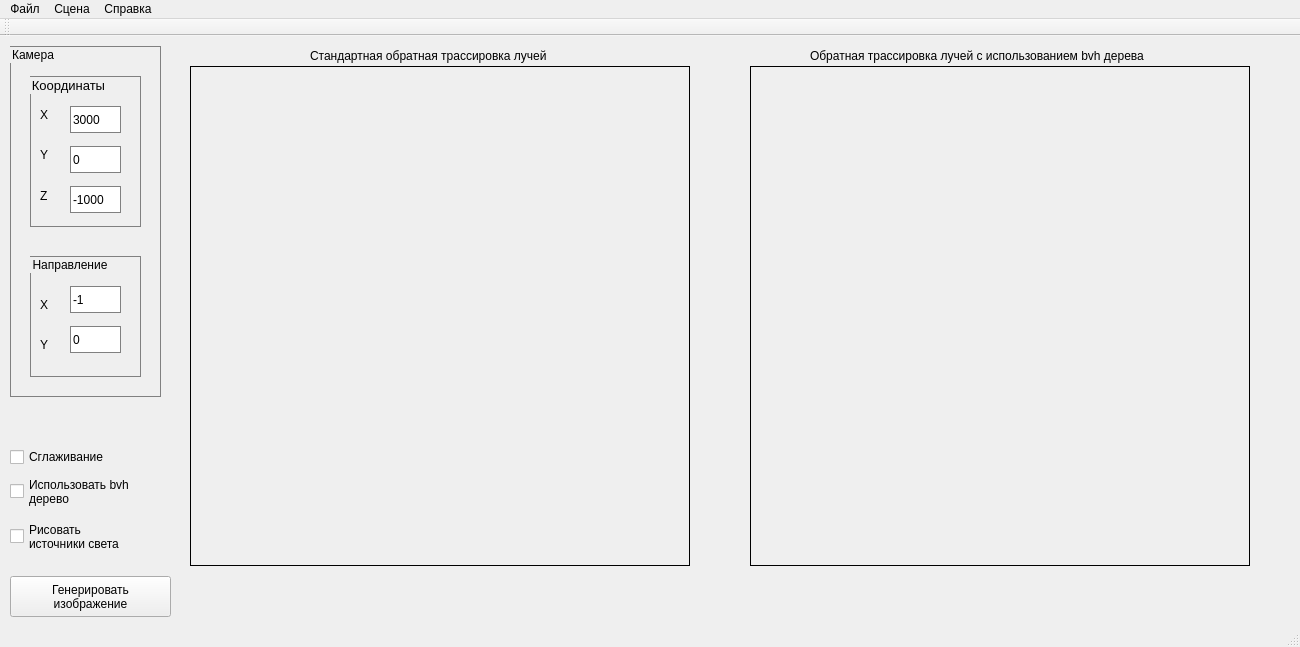
<?xml version="1.0" encoding="UTF-8"?>
<ui version="4.0">
 <class>MainWindow</class>
 <widget class="QMainWindow" name="MainWindow">
  <property name="geometry">
   <rect>
    <x>0</x>
    <y>0</y>
    <width>1300</width>
    <height>647</height>
   </rect>
  </property>
  <property name="windowTitle">
   <string>Курсовая работа</string>
  </property>
  <widget class="QWidget" name="centralWidget">
   <widget class="QGroupBox" name="CameraGroupBox">
    <property name="geometry">
     <rect>
      <x>10</x>
      <y>10</y>
      <width>151</width>
      <height>351</height>
     </rect>
    </property>
    <property name="styleSheet">
     <string notr="true">border: 1px solid gray;</string>
    </property>
    <property name="title">
     <string>Камера</string>
    </property>
    <property name="flat">
     <bool>true</bool>
    </property>
    <property name="checkable">
     <bool>false</bool>
    </property>
    <widget class="QGroupBox" name="CameraCoodinates">
     <property name="enabled">
      <bool>true</bool>
     </property>
     <property name="geometry">
      <rect>
       <x>20</x>
       <y>30</y>
       <width>111</width>
       <height>151</height>
      </rect>
     </property>
     <property name="font">
      <font>
       <family>Ubuntu</family>
       <pointsize>10</pointsize>
       <stylestrategy>PreferAntialias</stylestrategy>
       <kerning>true</kerning>
      </font>
     </property>
     <property name="focusPolicy">
      <enum>Qt::NoFocus</enum>
     </property>
     <property name="contextMenuPolicy">
      <enum>Qt::NoContextMenu</enum>
     </property>
     <property name="layoutDirection">
      <enum>Qt::LeftToRight</enum>
     </property>
     <property name="autoFillBackground">
      <bool>false</bool>
     </property>
     <property name="styleSheet">
      <string notr="true">border: 1px solid gray;</string>
     </property>
     <property name="title">
      <string>Координаты</string>
     </property>
     <property name="alignment">
      <set>Qt::AlignLeading|Qt::AlignLeft|Qt::AlignVCenter</set>
     </property>
     <property name="flat">
      <bool>false</bool>
     </property>
     <property name="checkable">
      <bool>false</bool>
     </property>
     <widget class="QLineEdit" name="CameraPosXEdit">
      <property name="geometry">
       <rect>
        <x>40</x>
        <y>30</y>
        <width>51</width>
        <height>27</height>
       </rect>
      </property>
      <property name="text">
       <string>3000</string>
      </property>
     </widget>
     <widget class="QLineEdit" name="CameraPosYEdit">
      <property name="geometry">
       <rect>
        <x>40</x>
        <y>70</y>
        <width>51</width>
        <height>27</height>
       </rect>
      </property>
      <property name="text">
       <string>0</string>
      </property>
     </widget>
     <widget class="QLineEdit" name="CameraPosZEdit">
      <property name="geometry">
       <rect>
        <x>40</x>
        <y>110</y>
        <width>51</width>
        <height>27</height>
       </rect>
      </property>
      <property name="text">
       <string>-1000</string>
      </property>
     </widget>
     <widget class="QLabel" name="label">
      <property name="geometry">
       <rect>
        <x>10</x>
        <y>30</y>
        <width>16</width>
        <height>17</height>
       </rect>
      </property>
      <property name="styleSheet">
       <string notr="true">border: 0px;

</string>
      </property>
      <property name="text">
       <string>X</string>
      </property>
     </widget>
     <widget class="QLabel" name="label_9">
      <property name="geometry">
       <rect>
        <x>10</x>
        <y>70</y>
        <width>16</width>
        <height>17</height>
       </rect>
      </property>
      <property name="styleSheet">
       <string notr="true">border: 0px;

</string>
      </property>
      <property name="text">
       <string>Y</string>
      </property>
     </widget>
     <widget class="QLabel" name="label_10">
      <property name="geometry">
       <rect>
        <x>10</x>
        <y>110</y>
        <width>20</width>
        <height>20</height>
       </rect>
      </property>
      <property name="styleSheet">
       <string notr="true">border: 0px;

</string>
      </property>
      <property name="text">
       <string>Z</string>
      </property>
     </widget>
    </widget>
    <widget class="QGroupBox" name="groupBox">
     <property name="geometry">
      <rect>
       <x>20</x>
       <y>210</y>
       <width>111</width>
       <height>121</height>
      </rect>
     </property>
     <property name="title">
      <string>Направление</string>
     </property>
     <widget class="QLineEdit" name="CameraDirXEdit">
      <property name="geometry">
       <rect>
        <x>40</x>
        <y>30</y>
        <width>51</width>
        <height>27</height>
       </rect>
      </property>
      <property name="text">
       <string>-1</string>
      </property>
     </widget>
     <widget class="QLineEdit" name="CameraDirYEdit">
      <property name="geometry">
       <rect>
        <x>40</x>
        <y>70</y>
        <width>51</width>
        <height>27</height>
       </rect>
      </property>
      <property name="text">
       <string>0</string>
      </property>
     </widget>
     <widget class="QLabel" name="label_4">
      <property name="geometry">
       <rect>
        <x>10</x>
        <y>40</y>
        <width>16</width>
        <height>17</height>
       </rect>
      </property>
      <property name="styleSheet">
       <string notr="true">border: 0px;

</string>
      </property>
      <property name="text">
       <string>X</string>
      </property>
     </widget>
     <widget class="QLabel" name="label_8">
      <property name="geometry">
       <rect>
        <x>10</x>
        <y>80</y>
        <width>16</width>
        <height>17</height>
       </rect>
      </property>
      <property name="styleSheet">
       <string notr="true">border: 0px;

</string>
      </property>
      <property name="text">
       <string>Y</string>
      </property>
     </widget>
    </widget>
   </widget>
   <widget class="QCheckBox" name="SmoothCheckBox">
    <property name="geometry">
     <rect>
      <x>10</x>
      <y>410</y>
      <width>151</width>
      <height>22</height>
     </rect>
    </property>
    <property name="text">
     <string>Сглаживание</string>
    </property>
   </widget>
   <widget class="QPushButton" name="GeneratePicButton">
    <property name="geometry">
     <rect>
      <x>10</x>
      <y>540</y>
      <width>161</width>
      <height>41</height>
     </rect>
    </property>
    <property name="text">
     <string>Генерировать 
изображение</string>
    </property>
   </widget>
   <widget class="QCheckBox" name="BVHCheckBox">
    <property name="geometry">
     <rect>
      <x>10</x>
      <y>440</y>
      <width>151</width>
      <height>31</height>
     </rect>
    </property>
    <property name="text">
     <string>Использовать bvh 
дерево</string>
    </property>
    <property name="checked">
     <bool>false</bool>
    </property>
    <property name="tristate">
     <bool>false</bool>
    </property>
   </widget>
   <widget class="MyPicture" name="picStandart" native="true">
    <property name="geometry">
     <rect>
      <x>190</x>
      <y>30</y>
      <width>500</width>
      <height>500</height>
     </rect>
    </property>
    <property name="styleSheet">
     <string notr="true">border: 1px solid </string>
    </property>
   </widget>
   <widget class="MyPicture" name="picBVH" native="true">
    <property name="geometry">
     <rect>
      <x>750</x>
      <y>30</y>
      <width>500</width>
      <height>500</height>
     </rect>
    </property>
    <property name="styleSheet">
     <string notr="true">border: 1px solid </string>
    </property>
   </widget>
   <widget class="QLabel" name="label_2">
    <property name="geometry">
     <rect>
      <x>310</x>
      <y>10</y>
      <width>271</width>
      <height>20</height>
     </rect>
    </property>
    <property name="text">
     <string>Стандартная обратная трассировка лучей</string>
    </property>
   </widget>
   <widget class="QLabel" name="label_3">
    <property name="geometry">
     <rect>
      <x>810</x>
      <y>10</y>
      <width>391</width>
      <height>20</height>
     </rect>
    </property>
    <property name="text">
     <string>Обратная трассировка лучей с использованием bvh дерева</string>
    </property>
   </widget>
   <widget class="QCheckBox" name="DrawLightCheckBox">
    <property name="geometry">
     <rect>
      <x>10</x>
      <y>480</y>
      <width>161</width>
      <height>41</height>
     </rect>
    </property>
    <property name="text">
     <string>Рисовать 
источники света</string>
    </property>
   </widget>
   <widget class="QLabel" name="standartTime">
    <property name="geometry">
     <rect>
      <x>230</x>
      <y>540</y>
      <width>411</width>
      <height>41</height>
     </rect>
    </property>
    <property name="text">
     <string/>
    </property>
   </widget>
   <widget class="QLabel" name="bvhTime">
    <property name="geometry">
     <rect>
      <x>800</x>
      <y>540</y>
      <width>421</width>
      <height>41</height>
     </rect>
    </property>
    <property name="text">
     <string/>
    </property>
   </widget>
  </widget>
  <widget class="QMenuBar" name="menuBar">
   <property name="geometry">
    <rect>
     <x>0</x>
     <y>0</y>
     <width>1300</width>
     <height>25</height>
    </rect>
   </property>
   <widget class="QMenu" name="menu">
    <property name="title">
     <string>Сцена</string>
    </property>
    <addaction name="EditProject"/>
   </widget>
   <widget class="QMenu" name="menu_2">
    <property name="title">
     <string>Справка</string>
    </property>
    <addaction name="About"/>
   </widget>
   <widget class="QMenu" name="menu_3">
    <property name="title">
     <string>Файл</string>
    </property>
    <addaction name="LoadProject"/>
    <addaction name="SaveProject"/>
    <addaction name="Exit"/>
   </widget>
   <addaction name="menu_3"/>
   <addaction name="menu"/>
   <addaction name="menu_2"/>
  </widget>
  <widget class="QStatusBar" name="statusBar"/>
  <widget class="QToolBar" name="mainToolBar">
   <attribute name="toolBarArea">
    <enum>TopToolBarArea</enum>
   </attribute>
   <attribute name="toolBarBreak">
    <bool>false</bool>
   </attribute>
  </widget>
  <action name="LoadProject">
   <property name="text">
    <string>Загрузить сцену</string>
   </property>
  </action>
  <action name="SaveProject">
   <property name="text">
    <string>Сохранить сцену</string>
   </property>
  </action>
  <action name="EditProject">
   <property name="text">
    <string>Редактировать</string>
   </property>
  </action>
  <action name="About">
   <property name="text">
    <string>О программе</string>
   </property>
  </action>
  <action name="Exit">
   <property name="text">
    <string>Выход</string>
   </property>
  </action>
 </widget>
 <layoutdefault spacing="6" margin="11"/>
 <customwidgets>
  <customwidget>
   <class>MyPicture</class>
   <extends>QWidget</extends>
   <header>mypicture.h</header>
   <container>1</container>
  </customwidget>
 </customwidgets>
 <resources/>
 <connections/>
</ui>
